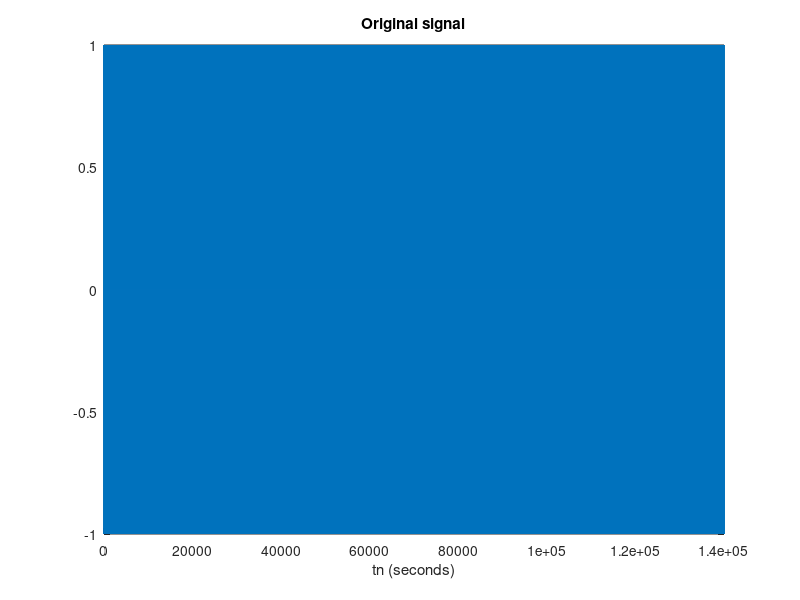
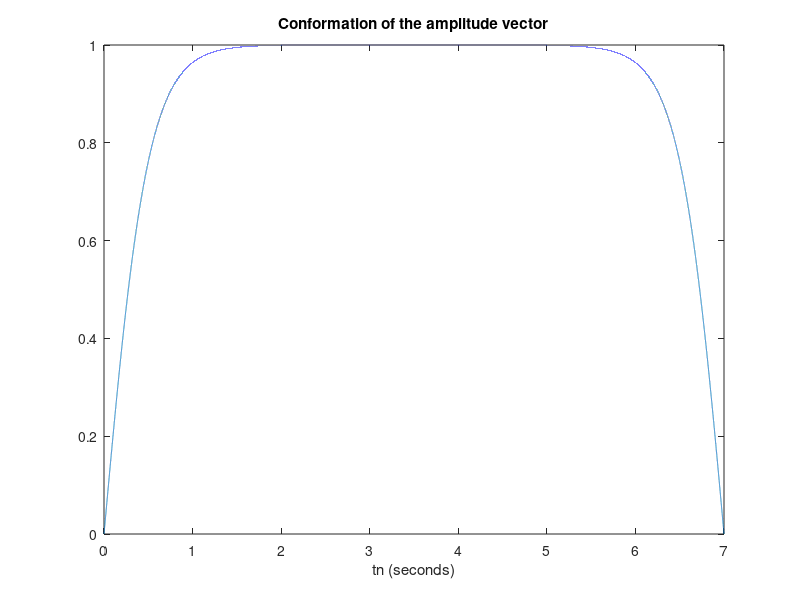
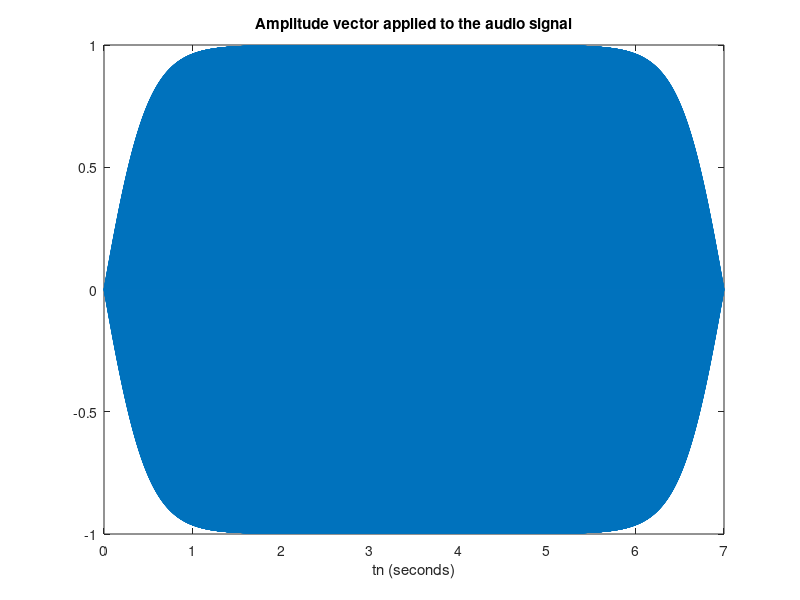

MATLAB code for these plots, in order:
%% PRACTICE 4.10. NONLINEAR growth and decrease applied to a tone.

clc; clear all; close all,      
F1 = 1000;
duration = 7;
Fmax = 2000; % for good visualization
Fs = 10*Fmax;
Ts = 1/ Fs;
tn = Ts:Ts:duration;
tn_muestras = tn*Fs;
yn = sin (2*pi*F1*tn); %vector fila
plot(yn) 
title('Original signal')
xlabel('tn (seconds)')
%sound(yn,Fs)
% amplitudes between +1 y -1
% Ready to apply rules...

%% Construction of vector 1:
% Linear increase from 0 to 2 seconds: L1
% Linear decrease the last 2 seconds: L2
% 0 ..... L1(2seg)..............L2(2 seg before the end)..... L_total
% CAREFUL!!!
% PUT EVERYTHING IN SAMPLES:
L_total = length (yn);
vector_amplitudes = zeros(1,L_total);
% LONGITUD 1:
% L1 = (2 seconds)*Fs:
L1 = 2*Fs;
% LONGITUD 2: %L2 = (duration - 2 seconds)*Fs:
L2 = (duration-2)*Fs;
%Equation for INCREASE:% Logistic function 1: beta = 1
beta = 4;
y1=2./(1+exp(-beta*tn))-1;
%Equation for DECREASE:
y1_inverted = fliplr(y1);
% From 0 to L1: multiply by Line 1:
for i = 1:L1
    vector_amplitudes(i) = y1(i);
end
for i = L1+1:L2
    vector_amplitudes(i) = 1;
end
for i = L2+1:L_total
    vector_amplitudes(i) = y1_inverted(i);
end
figure
plot(tn,vector_amplitudes) % PERFECT //
title('Conformation of the amplitude vector')
xlabel('tn (seconds)')

%% NOW IT ONLY REMAINS TO APPLY THIS VECTOR TO THE TONE:
yn_modified = yn.*vector_amplitudes;
figure
plot(tn,yn_modified)
title('Amplitude vector applied to the audio signal'), xlabel('tn (seconds)')
sound(yn_modified,Fs)
